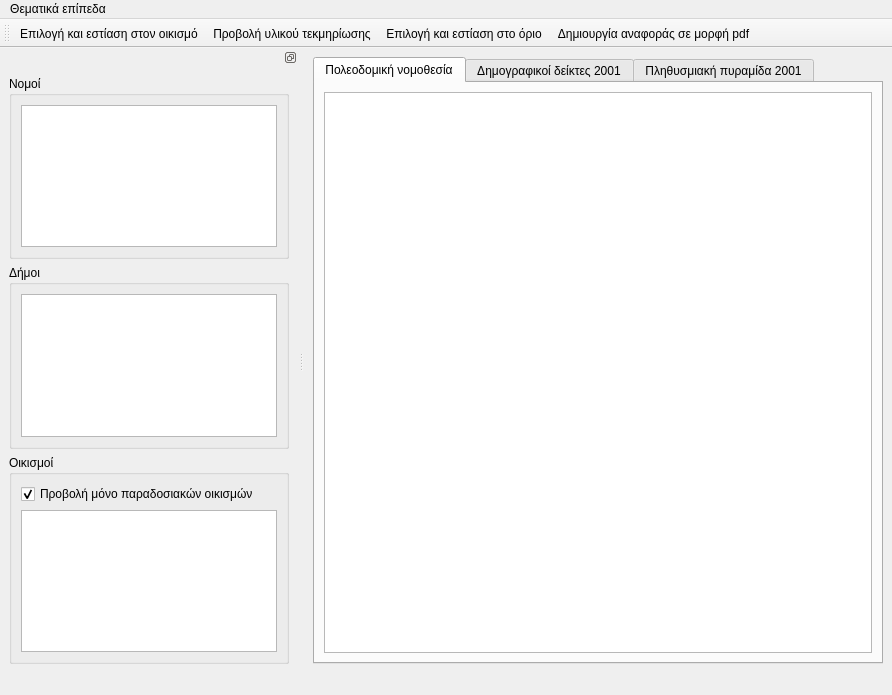
<?xml version="1.0" encoding="UTF-8"?>
<ui version="4.0">
 <class>MainWindow</class>
 <widget class="QMainWindow" name="MainWindow">
  <property name="geometry">
   <rect>
    <x>0</x>
    <y>0</y>
    <width>892</width>
    <height>695</height>
   </rect>
  </property>
  <property name="windowTitle">
   <string>Παραδοσιακοί οικισμοί - Φόρμα αναζήτησης</string>
  </property>
  <widget class="QWidget" name="centralwidget">
   <layout class="QVBoxLayout" name="verticalLayout_2">
    <item>
     <widget class="QTabWidget" name="tabWidget">
      <property name="currentIndex">
       <number>0</number>
      </property>
      <widget class="QWidget" name="tab">
       <attribute name="title">
        <string>Πολεοδομική νομοθεσία</string>
       </attribute>
       <layout class="QVBoxLayout" name="verticalLayout_8">
        <item>
         <widget class="QTableView" name="tableViewNomothesia"/>
        </item>
       </layout>
      </widget>
      <widget class="QWidget" name="tab_2">
       <attribute name="title">
        <string>Δημογραφικοί δείκτες 2001</string>
       </attribute>
       <layout class="QGridLayout" name="gridLayout">
        <item row="1" column="0">
         <widget class="QLabel" name="label">
          <property name="text">
           <string>Πληθυσμός</string>
          </property>
         </widget>
        </item>
        <item row="2" column="0">
         <widget class="QLabel" name="label_2">
          <property name="text">
           <string>Αναλογία Ανδρών – Γυναικών</string>
          </property>
         </widget>
        </item>
        <item row="3" column="1">
         <widget class="QLineEdit" name="lineEdit_dapp"/>
        </item>
        <item row="6" column="0">
         <widget class="QLabel" name="label_6">
          <property name="text">
           <string>Αναλογία ηλικιωμένων (65+) προς δυνητικά ενεργό πληθυσμό (15-64)</string>
          </property>
         </widget>
        </item>
        <item row="4" column="0">
         <widget class="QLabel" name="label_3">
          <property name="text">
           <string>Δείκτης γήρανσης πληθυσμού</string>
          </property>
         </widget>
        </item>
        <item row="5" column="1">
         <widget class="QLineEdit" name="lineEdit_de"/>
        </item>
        <item row="4" column="1">
         <widget class="QLineEdit" name="lineEdit_dgp"/>
        </item>
        <item row="1" column="1">
         <widget class="QLineEdit" name="lineEdit_Pop"/>
        </item>
        <item row="3" column="0">
         <widget class="QLabel" name="label_4">
          <property name="text">
           <string>Δείκτης αντικατάστασης παραγωγικού πληθυσμού</string>
          </property>
         </widget>
        </item>
        <item row="2" column="1">
         <widget class="QLineEdit" name="lineEdit_mw"/>
        </item>
        <item row="10" column="0">
         <spacer name="verticalSpacer">
          <property name="orientation">
           <enum>Qt::Vertical</enum>
          </property>
          <property name="sizeHint" stdset="0">
           <size>
            <width>20</width>
            <height>40</height>
           </size>
          </property>
         </spacer>
        </item>
        <item row="7" column="0">
         <widget class="QLabel" name="label_7">
          <property name="text">
           <string>Αναλογία (%) των ατόµων άνω των 65 ετών επί του συνολικού πληθυσµού</string>
          </property>
         </widget>
        </item>
        <item row="5" column="0">
         <widget class="QLabel" name="label_5">
          <property name="text">
           <string>Δείκτης εξάρτησης</string>
          </property>
         </widget>
        </item>
        <item row="6" column="1">
         <widget class="QLineEdit" name="lineEdit_ilikiomenoi1"/>
        </item>
        <item row="7" column="1">
         <widget class="QLineEdit" name="lineEdit_ilikiomenoi2"/>
        </item>
       </layout>
      </widget>
      <widget class="QWidget" name="tab_3">
       <attribute name="title">
        <string>Πληθυσμιακή πυραμίδα 2001</string>
       </attribute>
       <layout class="QVBoxLayout" name="verticalLayout_4"/>
      </widget>
     </widget>
    </item>
   </layout>
  </widget>
  <widget class="QMenuBar" name="menubar">
   <property name="geometry">
    <rect>
     <x>0</x>
     <y>0</y>
     <width>892</width>
     <height>19</height>
    </rect>
   </property>
   <widget class="QMenu" name="menu">
    <property name="title">
     <string>Θεματικά επίπεδα</string>
    </property>
    <addaction name="actionAddOikismoi"/>
    <addaction name="actionAddOria"/>
    <addaction name="actionKtima"/>
   </widget>
   <addaction name="menu"/>
  </widget>
  <widget class="QStatusBar" name="statusbar">
   <property name="statusTip">
    <string/>
   </property>
   <property name="styleSheet">
    <string notr="true">border-color: qlineargradient(spread:pad, x1:0, y1:0, x2:1, y2:0, stop:0 rgba(0, 0, 0, 255), stop:1 rgba(255, 255, 255, 255));</string>
   </property>
   <property name="sizeGripEnabled">
    <bool>true</bool>
   </property>
  </widget>
  <widget class="QToolBar" name="toolBar">
   <property name="windowTitle">
    <string>toolBar</string>
   </property>
   <attribute name="toolBarArea">
    <enum>TopToolBarArea</enum>
   </attribute>
   <attribute name="toolBarBreak">
    <bool>false</bool>
   </attribute>
   <addaction name="actionZoomOikismos"/>
   <addaction name="actionFek"/>
   <addaction name="actionZoomOrio"/>
   <addaction name="actionReport"/>
  </widget>
  <widget class="QDockWidget" name="dockWidget">
   <property name="font">
    <font>
     <weight>50</weight>
     <bold>false</bold>
     <stylestrategy>PreferDefault</stylestrategy>
    </font>
   </property>
   <property name="features">
    <set>QDockWidget::DockWidgetFloatable|QDockWidget::DockWidgetMovable</set>
   </property>
   <attribute name="dockWidgetArea">
    <number>1</number>
   </attribute>
   <widget class="QWidget" name="dockWidgetContents">
    <layout class="QVBoxLayout" name="verticalLayout_6">
     <item>
      <layout class="QVBoxLayout" name="verticalLayout_7">
       <item>
        <widget class="QGroupBox" name="groupBox">
         <property name="title">
          <string>Νομοί</string>
         </property>
         <layout class="QVBoxLayout" name="verticalLayout">
          <item>
           <widget class="QListView" name="listViewNomoi">
            <property name="toolTip">
             <string extracomment="Επιλέξτε οικισμό"/>
            </property>
           </widget>
          </item>
         </layout>
        </widget>
       </item>
       <item>
        <widget class="QGroupBox" name="groupBox_2">
         <property name="title">
          <string>Δήμοι</string>
         </property>
         <layout class="QVBoxLayout" name="verticalLayout_5">
          <item>
           <widget class="QListView" name="listViewDhmoi"/>
          </item>
         </layout>
        </widget>
       </item>
       <item>
        <widget class="QGroupBox" name="groupBox_3">
         <property name="title">
          <string>Οικισμοί</string>
         </property>
         <layout class="QVBoxLayout" name="verticalLayout_3">
          <item>
           <widget class="QCheckBox" name="checkBoxParadosiakoi">
            <property name="text">
             <string>Προβολή μόνο παραδοσιακών οικισμών</string>
            </property>
            <property name="checked">
             <bool>true</bool>
            </property>
           </widget>
          </item>
          <item>
           <widget class="QListView" name="listViewOikismoi"/>
          </item>
         </layout>
        </widget>
       </item>
      </layout>
     </item>
    </layout>
   </widget>
  </widget>
  <action name="actionZoomOikismos">
   <property name="icon">
    <iconset resource="resources.qrc">
     <normaloff>:/plugins/paradosiakoioikismoi/icons/1394568050_Zoom.png</normaloff>:/plugins/paradosiakoioikismoi/icons/1394568050_Zoom.png</iconset>
   </property>
   <property name="text">
    <string>Επιλογή και εστίαση στον οικισμό</string>
   </property>
  </action>
  <action name="actionFek">
   <property name="icon">
    <iconset resource="resources.qrc">
     <normaloff>:/plugins/paradosiakoioikismoi/icons/product-sales-report-icon.png</normaloff>:/plugins/paradosiakoioikismoi/icons/product-sales-report-icon.png</iconset>
   </property>
   <property name="text">
    <string>Προβολή υλικού τεκμηρίωσης</string>
   </property>
   <property name="toolTip">
    <string>Προβολή υλικού τεκμηρίωσης</string>
   </property>
  </action>
  <action name="actionAddOikismoi">
   <property name="text">
    <string>Οικισμοί</string>
   </property>
   <property name="toolTip">
    <string>Προσθήκη θεματικού επιπέδου</string>
   </property>
  </action>
  <action name="actionAddOria">
   <property name="text">
    <string>Όρια παραδοσιακών οικισμών</string>
   </property>
  </action>
  <action name="actionZoomOrio">
   <property name="icon">
    <iconset resource="resources.qrc">
     <normaloff>:/plugins/paradosiakoioikismoi/icons/1394568050_Zoom_oria.png</normaloff>:/plugins/paradosiakoioikismoi/icons/1394568050_Zoom_oria.png</iconset>
   </property>
   <property name="text">
    <string>Επιλογή και εστίαση στο όριο</string>
   </property>
   <property name="toolTip">
    <string>Επιλογή και εστίαση στο όριο</string>
   </property>
  </action>
  <action name="actionKtima">
   <property name="text">
    <string>Ορθοφωτοχάρτες (Εθνικό Κτηματολόγιο)</string>
   </property>
  </action>
  <action name="actionReport">
   <property name="icon">
    <iconset resource="resources.qrc">
     <normaloff>:/plugins/paradosiakoioikismoi/icons/1394568131_pdf.png</normaloff>:/plugins/paradosiakoioikismoi/icons/1394568131_pdf.png</iconset>
   </property>
   <property name="text">
    <string>Δημιουργία αναφοράς σε μορφή pdf</string>
   </property>
  </action>
 </widget>
 <resources>
  <include location="resources.qrc"/>
 </resources>
 <connections/>
</ui>
